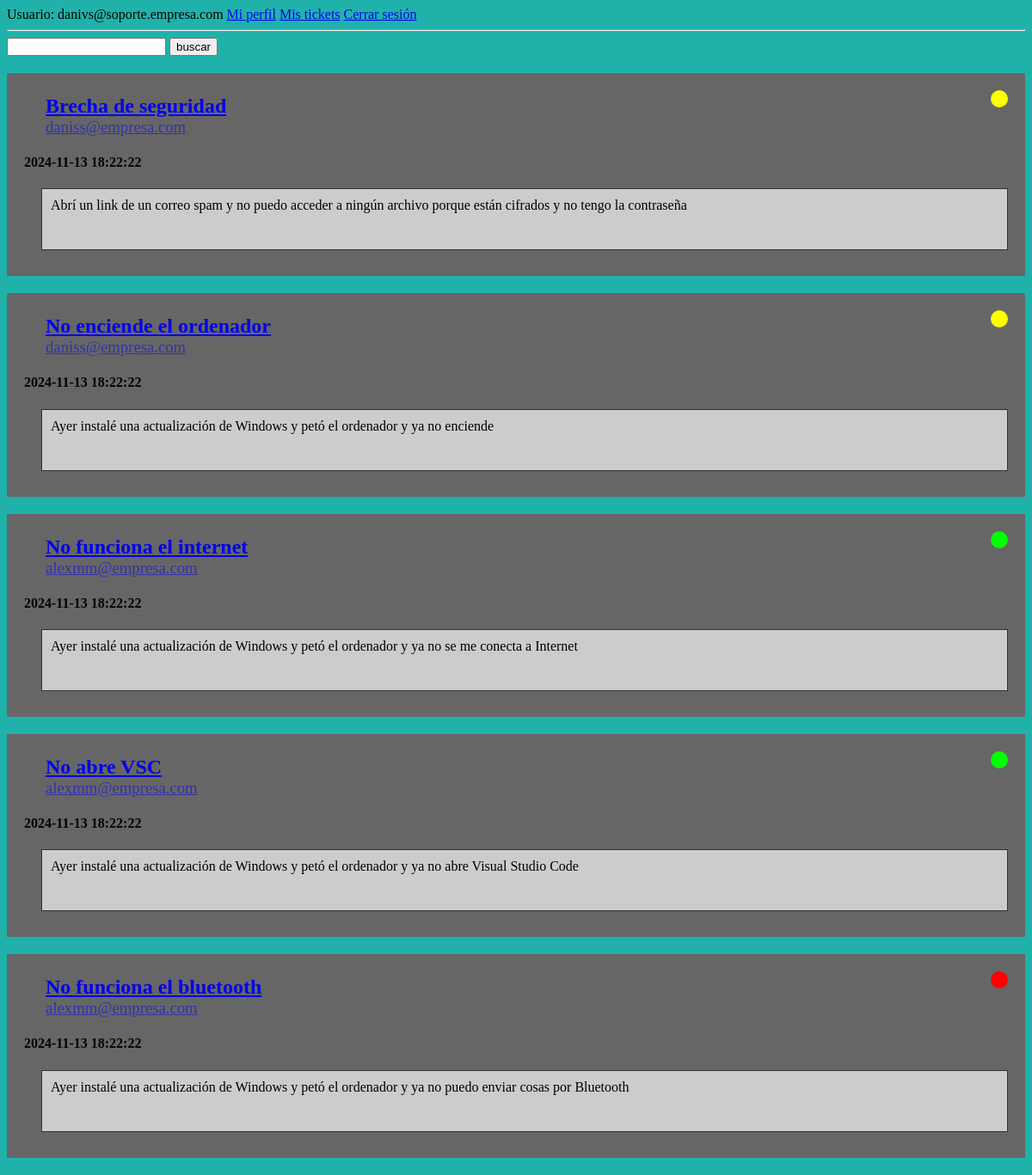
Screenshot of /ticket_list.php (signed in) with the database file from the repository.
### tables this page shows
CREATE TABLE Ticket (
	idTicket INT(10) PRIMARY KEY AUTO_INCREMENT,
    email VARCHAR(255),
    priority INT(1),
    subject VARCHAR(255),
    state INT(1),
    messBody TEXT,
    attachment VARCHAR(100),
    sentDate TIMESTAMP DEFAULT CURRENT_TIMESTAMP,
    CONSTRAINT FOREIGN KEY(email) REFERENCES AppUser(email),
    CONSTRAINT FOREIGN KEY(priority) REFERENCES Priority(idPr),
    CONSTRAINT FOREIGN KEY(state) REFERENCES State(idState)
);

### func.php (the view, shortened to what this page needs)
<?php
function printSVG($state) {
    switch ($state) {
        case '1':
            echo '<svg><circle r="10" cx="10" cy="10" fill="lime"/></svg>';
            break;
        case '2':
            echo '<svg><circle r="10" cx="10" cy="10" fill="yellow"/></svg>';
            break;
        case '3':
            echo '<svg><circle r="10" cx="10" cy="10" fill="red"/></svg>';
            break;
    }
}
function querryTickets(?int $id_ticket = -1) {
    require "conection.php";
    $bd = new PDO(
        "mysql:dbname=".$bd_config["bd_name"].";host=".$bd_config["ip"],
        $bd_config["user"],
        $bd_config["password"]
    );
    $select = 'SELECT * FROM ticket WHERE 1 = 1';
    if ($id_ticket < 0) {
        $select = $select . " ORDER BY priority, sentDate";
    }
    return $bd->query($select);
}
function printTicketParameters($subject, $messBody, $email, $state, $sentDate, ?int $id_ticket = -1, ?string $attachment_name = "") {
    if ($subject != "") {
        echo "<h2>";
        if (0 < $id_ticket) { echo '<a href="ticket.php?id='.$id_ticket.'">';}
        echo $subject;
        if (0 < $id_ticket) { echo '</a>';}
        echo "</h2>";
    }
    ?>
    <h3> <a href=<?="profile.php?email=$email" ?>><?= $email ?> </a></h3>
    <h4> <?= $sentDate ?> </h4>
    <?php    printSVG($state); ?>
    <div> <?= nl2br($messBody)?></div>
    <?php
}

### ticket_list.php (shortened to what this page needs)
<!DOCTYPE html>
<html lang="en">
<head>
    <link rel="stylesheet" href="css/ticket_list.css">
</head>
<?php require_once "header.php"; ?>
<body>
    <?php
        require_once "func.php";
        ?>
        <form method="get">
            <input type="text" name="search" value= <?php if (isset($_GET["search"])) {
                echo $_GET["search"];
            } ?>>
            <input type="submit" value="buscar">
        </form>
        <?php
        $tickets = querryTickets();
        if($tickets->rowCount() <= 0){
            echo "<p id='not-found-message'> No tienes tickets creados </p>";
        }else {
            foreach ($tickets as $ticket) {
                echo    '<div class="ticket">';
                printTicketParameters($ticket["subject"], $ticket["messBody"], $ticket["email"], $ticket["state"], $ticket["sentDate"], $ticket["idTicket"]);
                echo    '</div>';
            }
        }
    ?>
</body>
</html>

### header.php (shortened to what this page needs)
<header>
    <link rel="stylesheet" href="css/header.css">
    Usuario: <?= $_SESSION['email']?>
    <a href="profile.php">Mi perfil</a>
    <a href="ticket_list.php">Mis tickets</a>
    <a href="logout.php">Cerrar sesión</a>
    <hr>
</header>

### css/ticket_list.css (style rules this page uses)
body { background-color: #333; }
.ticket { background-color: #666; padding: 5px 0px 20px 20px; margin: 20px 0px; position: relative; }
.ticket h2 { margin-left: 5px; }
.ticket h3 { margin-left: 5px; margin-top: -20px; font-weight: normal; opacity: 0.5; }
.ticket svg { color: #ccc; width: 20px; height: 20px; position: absolute; top: 20px; right: 20px; }
.ticket div { background-color: #ccc; border: #333 solid 1px; min-height: 50px; padding: 10px; margin: 10px 20px; }
.ticket a { margin: 10px 20px; }

### css/header.css (style rules this page uses)
body { background-color: lightseagreen; }

### rows the page displays
ticket: subject "Brecha de seguridad", email "daniss@empresa.com", sentDate "2024-11-13 18:22:22", messBody "Abrí un link de un correo spam y no puedo acceder a ningún archivo porque están cifrados y no tengo la contraseña"
ticket: subject "No enciende el ordenador", email "daniss@empresa.com", sentDate "2024-11-13 18:22:22", messBody "Ayer instalé una actualización de Windows y petó el ordenador y ya no enciende"
ticket: subject "No funciona el internet", email "alexmm@empresa.com", sentDate "2024-11-13 18:22:22", messBody "Ayer instalé una actualización de Windows y petó el ordenador y ya no se me conecta a Internet"
ticket: subject "No abre VSC", email "alexmm@empresa.com", sentDate "2024-11-13 18:22:22", messBody "Ayer instalé una actualización de Windows y petó el ordenador y ya no abre Visual Studio Code"
ticket: subject "No funciona el bluetooth", email "alexmm@empresa.com", sentDate "2024-11-13 18:22:22", messBody "Ayer instalé una actualización de Windows y petó el ordenador y ya no puedo enviar cosas por Bluetooth"

### other values shown
$_SESSION['email'] "danivs@soporte.empresa.com"
